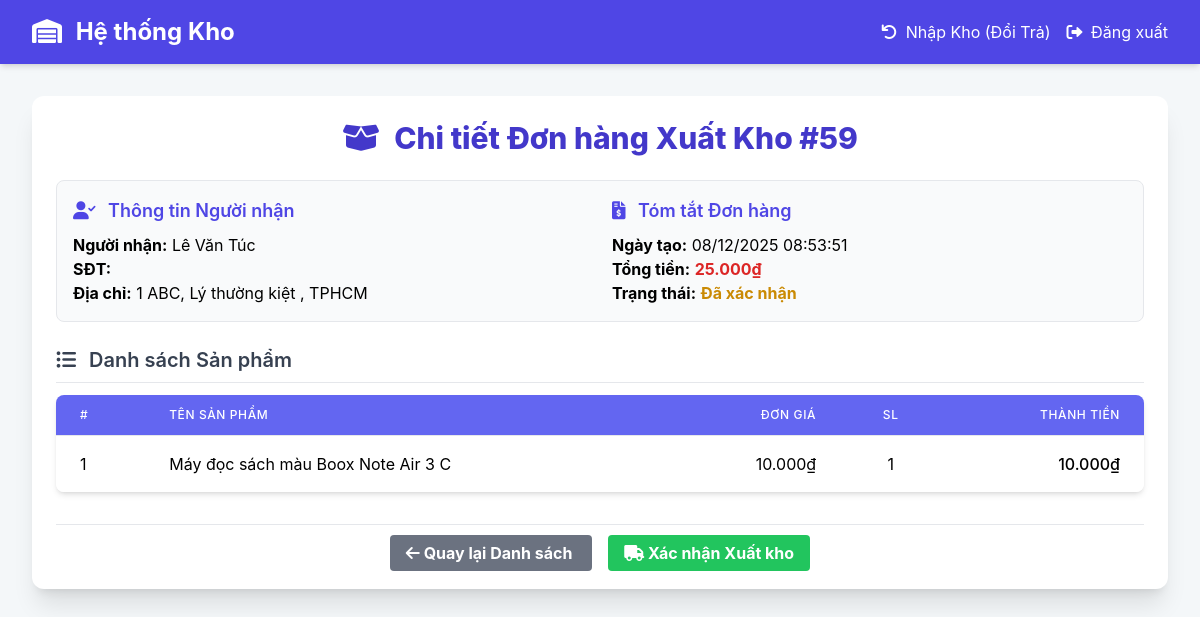
Screenshot of /nhanvienkho.php?id=59 with the database file from the repository.
### tables this page shows
CREATE TABLE `don_hang` (
  `ma_donhang` bigint(20) NOT NULL,
  `ten_nguoinhan` varchar(50) NOT NULL,
  `diachi_nhan` varchar(250) NOT NULL,
  `email_nguoinhan` varchar(50) NOT NULL,
  `so_dienthoai` varchar(50) NOT NULL,
  `trangthai_thanhtoan` enum('chua_thanh_toan','da_thanh_toan') NOT NULL,
  `phuongthuc_thanhtoan` varchar(50) NOT NULL,
  `thanh_toan` varchar(50) NOT NULL,
  `tien_hang` double NOT NULL,
  `tien_ship` double NOT NULL,
  `tong_tien` double NOT NULL,
  `ma_user` bigint(20) NOT NULL,
  `created_at` timestamp NOT NULL DEFAULT current_timestamp() ON UPDATE current_timestamp(),
  `update_at` timestamp NOT NULL DEFAULT '0000-00-00 00:00:00',
  `trang_thai` enum('cho_xu_ly','xac_nhan','da_xuat_kho','da_nhap_kho','hoan_thanh','huy') DEFAULT 'cho_xu_ly',
  `order_code` varchar(10) NOT NULL
);

CREATE TABLE `chitiet_donhang` (
  `id_ctdh` bigint(20) NOT NULL,
  `ma_donhang` bigint(20) NOT NULL,
  `id_sanpham` bigint(20) NOT NULL,
  `so_luong` int(11) NOT NULL,
  `don_gia` double NOT NULL
);

CREATE TABLE `san_pham` (
  `id_sanpham` bigint(20) NOT NULL,
  `ten_sanpham` varchar(250) DEFAULT NULL,
  `gia` double DEFAULT NULL,
  `hinh_anh` varchar(250) DEFAULT NULL,
  `mau_sac` varchar(250) DEFAULT NULL,
  `so_luong` int(50) DEFAULT NULL,
  `mo_ta` longtext NOT NULL,
  `id_danhmuc` bigint(20) NOT NULL,
  `created_at` timestamp NULL DEFAULT NULL,
  `update_at` timestamp NULL DEFAULT NULL,
  `gia_khuyen_mai` float DEFAULT NULL,
  `ct_sp` longtext NOT NULL,
  `anh_con` varchar(500) NOT NULL
);

### nhanvienkho.php (the view, shortened to what this page needs)
<?php
$db = new Database();
$conn = $db->getConnection();
if (!function_exists('translate_status')) {
    function translate_status($status) {
        switch ($status) {
            case 'xac_nhan': return 'Đã xác nhận';
        }
    }
}
$ma_donhang_chi_tiet = 0;
if (isset($_GET['id']) && is_numeric($_GET['id'])) {
    $ma_donhang_chi_tiet = intval($_GET['id']);
}
?>
<!DOCTYPE html>
<html lang="vi">
<head>
    <script src="https://cdn.tailwindcss.com"></script>
    <link rel="stylesheet" href="https://cdnjs.cloudflare.com/ajax/libs/font-awesome/6.0.0-beta3/css/all.min.css">
    <link rel="stylesheet" href="css/responsive.css?v=1765636816">
</head>
<body>
<div class="bg-indigo-600 shadow-md py-4 no-print">
    <div class="max-w-7xl mx-auto px-4 sm:px-6 lg:px-8 flex justify-between items-center">
        <h1 class="text-2xl font-bold text-white"><i class="fas fa-warehouse mr-2"></i> Hệ thống Kho</h1>
        <div class="flex gap-4">
            <a href="nhanvienkho_nhap.php" class="text-white hover:text-indigo-200 transition duration-150">
                <i class="fas fa-undo mr-1"></i> Nhập Kho (Đổi Trả)
            </a>
            <a href="logout.php" class="text-white hover:text-indigo-200 transition duration-150">
                <i class="fas fa-sign-out-alt mr-1"></i> Đăng xuất
            </a>
        </div>
    </div>
</div>
<div class="max-w-7xl mx-auto py-8 px-4 sm:px-6 lg:px-8">
    <?php
    if ($ma_donhang_chi_tiet > 0) {
        $stmt_order = $conn->prepare("
            SELECT
                d.*,
                d.created_at AS ngay_tao
            FROM don_hang d
            WHERE d.ma_donhang = ?
        ");
        $stmt_order->execute(array($ma_donhang_chi_tiet));
        $order = $stmt_order->fetch(PDO::FETCH_ASSOC);
        if (!$order) {
            echo "<div class='alert alert-danger p-4 bg-red-100 text-red-700 rounded-lg'>Không tìm thấy đơn hàng #" . $ma_donhang_chi_tiet . ".</div>";
        } else {
            $stmt_details = $conn->prepare("
                SELECT
                    ct.so_luong,
                    ct.don_gia,
                    ct.id_sanpham,
                    sp.ten_sanpham
                FROM chitiet_donhang ct
                LEFT JOIN san_pham sp ON ct.id_sanpham = sp.id_sanpham /* Dùng LEFT JOIN */
                WHERE ct.ma_donhang = ?
            ");
            $stmt_details->execute(array($ma_donhang_chi_tiet));
            $order_details = $stmt_details->fetchAll(PDO::FETCH_ASSOC);
            ?>
            <div class="card bg-white shadow-xl p-6">
                <h2 class="text-center mb-6 text-3xl font-extrabold text-indigo-700">
                    <i class="fas fa-box-open mr-2"></i> Chi tiết Đơn hàng Xuất Kho #<?php echo htmlspecialchars($order['ma_donhang']); ?>
                </h2>
                <div class="grid grid-cols-1 md:grid-cols-2 gap-6 mb-6 p-4 border rounded-lg bg-gray-50">
                    <div>
                        <h3 class="text-lg font-semibold text-indigo-600 mb-2"><i class="fas fa-user-check mr-2"></i> Thông tin Người nhận</h3>
                        <p><strong>Người nhận:</strong> <?php echo htmlspecialchars($order['ten_nguoinhan']); ?></p>
                        <p><strong>SĐT:</strong> <?php echo htmlspecialchars($order['so_dienthoaiv']); ?></p>
                        <p><strong>Địa chỉ:</strong> <?php echo htmlspecialchars($order['diachi_nhan']); ?></p>
                    </div>
                    <div>
                        <h3 class="text-lg font-semibold text-indigo-600 mb-2"><i class="fas fa-file-invoice-dollar mr-2"></i> Tóm tắt Đơn hàng</h3>
                        <p><strong>Ngày tạo:</strong> <?php echo date('d/m/Y H:i:s', strtotime($order['created_at'])); ?></p>
                        <p><strong>Tổng tiền:</strong> <span class="text-red-600 font-bold"><?php echo number_format($order['tong_tien'], 0, ',', '.'); ?>₫</span></p>
                        <p><strong>Trạng thái:</strong> <span class="font-bold text-<?php echo ($order['trang_thai'] == 'da_xuat_kho' ? 'green' : 'yellow'); ?>-600"><?php echo translate_status($order['trang_thai']); ?></span></p>
                    </div>
                </div>
                <h3 class="text-xl font-semibold text-gray-700 mb-3 border-b pb-2"><i class="fas fa-list-ul mr-2"></i> Danh sách Sản phẩm</h3>
                <table class="min-w-full divide-y divide-gray-200 shadow-md rounded-lg overflow-hidden">
                    <thead class="bg-indigo-500 text-white">
                        <tr>
                            <th class="px-6 py-3 text-left text-xs font-medium uppercase tracking-wider">#</th>
                            <th class="px-6 py-3 text-left text-xs font-medium uppercase tracking-wider">Tên sản phẩm</th>
                            <th class="px-6 py-3 text-right text-xs font-medium uppercase tracking-wider">Đơn giá</th>
                            <th class="px-6 py-3 text-center text-xs font-medium uppercase tracking-wider">SL</th>
                            <th class="px-6 py-3 text-right text-xs font-medium uppercase tracking-wider">Thành tiền</th>
                        </tr>
                    </thead>
                    <tbody class="bg-white divide-y divide-gray-200">
                        <?php
                        $i = 1;
                        if (!empty($order_details)):
                            foreach ($order_details as $item):
                                $don_gia = (isset($item['don_gia']) && $item['don_gia'] !== NULL) ? $item['don_gia'] : 0;
                                $so_luong = (isset($item['so_luong']) && $item['so_luong'] !== NULL) ? $item['so_luong'] : 0;
                                $subtotal = $so_luong * $don_gia;
                                if (isset($item['ten_sanpham']) && $item['ten_sanpham'] !== NULL) {
                                    $ten_sanpham = $item['ten_sanpham'];
                                } else {
                                    $ten_sanpham = '<span class="text-red-500 font-medium">Sản phẩm ID #' . $item['id_sanpham'] . ' (Đã xóa)</span>';
                                }
                            ?>
                            <tr>
                                <td class="px-6 py-4 whitespace-nowrap"><?php echo $i++; ?></td>
                                <td class="px-6 py-4 whitespace-nowrap"><?php echo $ten_sanpham; ?></td>
                                <td class="px-6 py-4 whitespace-nowrap text-right"><?php echo number_format($don_gia, 0, ',', '.'); ?>₫</td>
                                <td class="px-6 py-4 whitespace-nowrap text-center"><?php echo $so_luong; ?></td>
                                <td class="px-6 py-4 whitespace-nowrap text-right font-medium"><?php echo number_format($subtotal, 0, ',', '.'); ?>₫</td>
                            </tr>
                            <?php
                            endforeach;
                        endif; ?>
                    </tbody>
                </table>
                <div class="mt-8 pt-4 border-t border-gray-200 text-center">
                    <a href="nhanvienkho.php" class="btn bg-gray-500 hover:bg-gray-600 text-white font-bold py-2 px-4 rounded transition duration-150 mr-4">
                        <i class="fas fa-arrow-left"></i> Quay lại Danh sách
                    </a>
                    <?php if ($order['trang_thai'] == 'xac_nhan'): ?>
                        <a href="nhanvienkho.php?action_type=update_status&id=<?php echo $order['ma_donhang']; ?>&new_status=da_xuat_kho"
                           class="btn bg-green-500 hover:bg-green-600 text-white font-bold py-2 px-4 rounded transition duration-150"
                           onclick="return confirm('Xác nhận Đã đóng gói và Xuất kho đơn hàng #<?php echo $order['ma_donhang']; ?>?');">
                            <i class="fas fa-truck"></i> Xác nhận Xuất kho
                        </a>
                    <?php endif; ?>
                </div>
            </div>
            <?php
        }
    }
    ?>
</div>
</body>
</html>

### nhanvienkho.php (style rules this page uses)
body { font-family: 'Inter', sans-serif; background-color: #f4f7f9; }
.card { border-radius: 0.75rem; }

### rows the page displays
don_hang: ma_donhang "59", ten_nguoinhan "Lê Văn Túc", diachi_nhan "1 ABC, Lý thường kiệt , TPHCM", created_at "08/12/2025 08:53:51", tong_tien "25.000"
chitiet_donhang: id_sanpham.ten_sanpham "Máy đọc sách màu Boox Note Air 3 C", don_gia "10.000", so_luong "1", subtotal "10.000"
